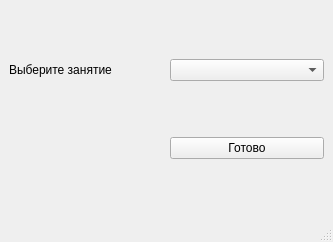
<?xml version="1.0" encoding="UTF-8"?>
<ui version="4.0">
 <class>RemoveClass</class>
 <widget class="QMainWindow" name="RemoveClass">
  <property name="geometry">
   <rect>
    <x>0</x>
    <y>0</y>
    <width>333</width>
    <height>242</height>
   </rect>
  </property>
  <property name="windowTitle">
   <string>Удаление занятия</string>
  </property>
  <widget class="QWidget" name="centralwidget">
   <layout class="QGridLayout" name="gridLayout">
    <item row="0" column="0">
     <widget class="QLabel" name="label">
      <property name="text">
       <string>Выберите занятие</string>
      </property>
     </widget>
    </item>
    <item row="0" column="1">
     <widget class="QComboBox" name="classes_box"/>
    </item>
    <item row="1" column="1">
     <widget class="QPushButton" name="pushButton">
      <property name="text">
       <string>Готово</string>
      </property>
     </widget>
    </item>
   </layout>
  </widget>
  <widget class="QStatusBar" name="statusbar"/>
 </widget>
 <resources/>
 <connections/>
</ui>
